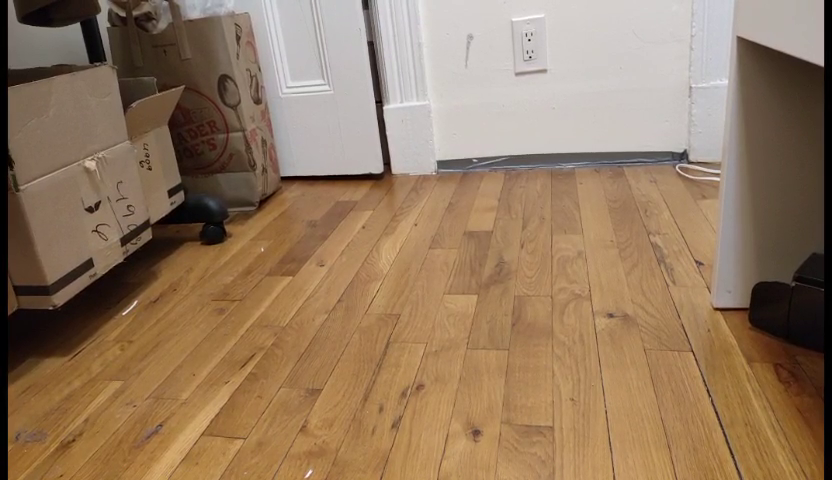
#> input picture frame 23 of backup_camera_simulation/video.mp4, 832 x 480 px
$ python backup_cam_sim.py
#> lines starting #> are read from the running program, lines starting #| are printed output that depends on the picture; after the words box and inside, x2 and y2 are one past the last pixel; in counts of white or black regions, pixels touching at a corner belong together
import matplotlib.pyplot as plt
# import seaborn as sns
import numpy as np
import cv2
import pickle

################################# define params   ##############################

#steering angle from video using compass reading
steering= np.array([331, 331, 331, 331, 331, 331, 331, 331, 331, 331, 331, 331, 331, 331, 331, 331, 331, 332, 332, 332, 332, 332, 332, 332, 332, 332, 333, 333, 333, 333, 333, 333, 334, 334, 334, 334, 335, 335, 335, 335, 336, 336, 336, 337, 337, 338, 338, 338, 339, 339, 339, 340, 340, 341, 341, 341, 342, 342, 343, 343, 343, 344, 344, 344, 345, 345, 346, 346, 346, 347, 347, 348, 348, 348, 349, 349, 350, 350, 351, 351, 351, 352, 352, 353, 353, 354, 354, 355, 355, 355, 356, 356, 357, 357, 357, 358, 358, 359, 359, 359, 360, 360, 361, 361, 361, 362, 362, 362, 362, 363, 363, 363, 363, 364, 364, 364, 364, 365, 365, 365, 365, 365, 365, 365, 365, 364, 364, 364, 364, 363, 363, 362, 362, 361, 361, 361, 360, 359, 359, 358, 358, 357, 357, 356, 356, 355, 355, 354, 354, 353, 353, 352, 351, 351, 350, 349, 349, 348, 347, 347, 346, 345, 345, 344, 343, 343, 342, 342, 341, 340, 340, 339, 338, 338, 337, 336, 336, 335, 335, 334, 333, 333, 332, 332, 331, 330, 330, 329, 328, 328, 327, 326, 326, 325, 324, 324, 323, 323, 322, 321, 321, 320, 320, 319, 319, 318 ,318, 317, 317, 316, 316, 315, 315, 315, 314, 314, 314, 313, 313, 313, 312, 312, 312, 311, 311, 311, 311, 311, 310, 310, 310, 310, 310, 310, 310, 310, 310, 310, 310, 310, 310, 311, 311, 311, 312, 312, 312, 312, 313, 313, 314, 314, 315, 316, 316, 317, 318, 318, 319, 320, 320, 321, 321, 322, 323, 323, 324, 324, 325, 325, 326, 326, 327, 328, 328, 328, 329, 329, 330, 330, 330, 331, 331, 332, 332, 332, 333, 333, 333, 333, 334, 334, 334, 334, 334, 334, 334, 335, 335, 335, 335, 335, 335, 335, 335, 335, 335, 335, 335])
steering_angle_array = steering - 340 #setting 340 as 0 deg

steering_angle_array = [ np.deg2rad(s_angle) for s_angle in steering_angle_array]

dt= 0.1
sim_length= 4 #seconds
time_stamps = np.arange(0, sim_length, dt)
L = 2.69 #m #BMW X1
v = 1.0 #m/s
track_width = 1.58 #m #BMW X1
max_steering_angle = np.deg2rad(35)
min_steering_angle = np.deg2rad(-35)
tire_radius = 0.43/2  #
tire_radius *= 10

theta_y = np.deg2rad(40)
R_along_y = np.array(([np.cos(theta_y), 0, np.sin(theta_y)], [0, 1, 0], [-np.sin(theta_y), 0, np.cos(theta_y)]))

#camera params
with open('calib_result_1.pickle', 'rb') as handle:
#> (reads backup_camera_simulation/calib_result_1.pickle from the repository)
    calib_result=pickle.load(handle)

matrix_0 = calib_result['intr_mat']
distortion_0 = calib_result['dist']

rvec= np.array([0., 0., 0.])
tvec= np.array([3., 1.5, 0.])

############################# functions definition   ###############################

#final equations
def get_rear_wheel_traj(steering_angle):

  delta_xy_dict = {}
  x_traj=[]
  y_traj=[]
  theta_traj=[]
  R_list=[]
  translation_list =[]

  for i in range(len(time_stamps)):

    t = time_stamps[i]
    # steering_angle = steering_angle_array[i]

    if steering_angle != 0:

      theta = (v*t*np.tan(steering_angle))/L
      theta_traj.append(np.rad2deg(theta))

      x = (L * np.sin(theta))/np.tan(steering_angle)
      y = (L * np.cos(theta))/np.tan(steering_angle)

      R= L/np.tan(steering_angle) #radius

    elif steering_angle == 0:

      max_theta = (v*t*np.tan(max_steering_angle))/L
      # min_theta = (v*t*np.tan(min_steering_angle))/L

      # theta_traj.append(np.rad2deg(90))

      x = (L * np.sin(max_theta))/np.tan(max_steering_angle)
      y = (L * np.cos(max_theta))/np.tan(max_steering_angle)

      R= L/np.tan(max_steering_angle) #radius

    x_traj.append(x)
    y_traj.append(y)

    R_list.append(R)

    t_O_to_axle = np.array([0, - R])
    translation_list.append(t_O_to_axle)

  #translating from axle center to rear wheels
  axle_x_traj=[]
  axle_y_traj=[]

  for x_pt,y_pt in zip(x_traj,y_traj):
    xy_pt = np.array([x_pt,y_pt])

    axle_xy_pt = xy_pt + t_O_to_axle

    axle_x_traj.append(axle_xy_pt[0])
    axle_y_traj.append(axle_xy_pt[1])

  if steering_angle == 0:

    left_wheel_x_traj = [ (x_pt) for x_pt in axle_x_traj]
    left_wheel_y_traj = [ -(y_pt + (track_width/2)) for y_pt in axle_y_traj]

  else:
    left_wheel_x_traj =  axle_x_traj
    left_wheel_y_traj = [ y_pt - (track_width/2) for y_pt in axle_y_traj]


  right_wheel_x_traj = [ x_pt for x_pt in axle_x_traj]
  right_wheel_y_traj = [ y_pt + (track_width/2) for y_pt in axle_y_traj]

  delta_xy_dict["axle_x_traj"] = axle_x_traj
  delta_xy_dict["axle_y_traj"] = axle_y_traj
  delta_xy_dict["left_wheel_x_traj"] = left_wheel_x_traj
  delta_xy_dict["left_wheel_y_traj"] = left_wheel_y_traj
  delta_xy_dict["right_wheel_x_traj"] = right_wheel_x_traj
  delta_xy_dict["right_wheel_y_traj"] = right_wheel_y_traj

  return delta_xy_dict

#######################################  main code  ##################################


delta_xy_full_dict={}

for steering_angle in steering_angle_array:

  delta_xy_dict = get_rear_wheel_traj(steering_angle = steering_angle)
  delta_xy_full_dict[steering_angle] = delta_xy_dict

cap = cv2.VideoCapture('video.mp4')

# Check if camera opened successfully
if (cap.isOpened()== False):
  print("Error opening video stream or file")
# [5 lines of commented-out code are left out]

frame_counter=0
while(cap.isOpened()):

    ret, frame = cap.read()
#> frame is the input picture: shape (480, 832, 3); mean B, G, R 96, 121.8, 147.9
    # frame = cv2.resize(frame, (1200,1599), interpolation = cv2.INTER_AREA)

    # print(frame.shape)

    frame = cv2.resize(frame, (1200,1599), interpolation = cv2.INTER_AREA)
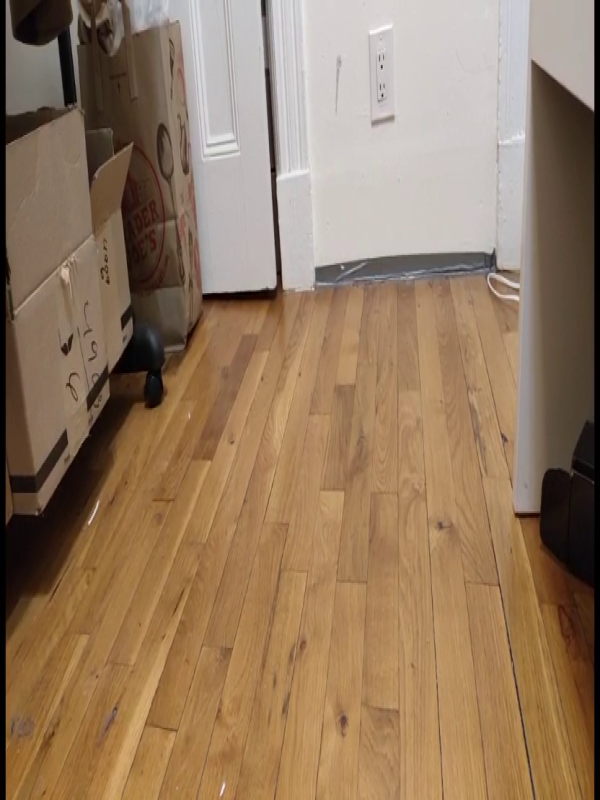
#> frame: shape (1599, 1200, 3) (shown at 1/2 size); mean B, G, R 96, 121.8, 147.9
    # frame = cv2.cvtColor(frame, cv2.COLOR_BGR2RGB)

    plot_rear_wheel_dict = delta_xy_full_dict[steering_angle_array[frame_counter]]

    left_xy_wrt_axle = [ [x,y] for [x,y] in zip(plot_rear_wheel_dict["left_wheel_x_traj"],plot_rear_wheel_dict["left_wheel_y_traj"])]
    right_xy_wrt_axle = [ [x,y] for [x,y] in zip(plot_rear_wheel_dict["right_wheel_x_traj"],plot_rear_wheel_dict["right_wheel_y_traj"])]

    left_xyz_wrt_axle = np.array([xy + [-tire_radius] for xy in left_xy_wrt_axle])
    right_xyz_wrt_axle = np.array([xy + [-tire_radius] for xy in right_xy_wrt_axle])

    left_xyz_wrt_cam = np.array([ xyz.reshape((3,1)) for xyz in left_xyz_wrt_axle])
    right_xyz_wrt_cam = np.array([ xyz.reshape((3,1)) for xyz in right_xyz_wrt_axle])

    #unit conversion
    left_xyz_wrt_cam = left_xyz_wrt_cam * 10
    right_xyz_wrt_cam = right_xyz_wrt_cam * 10

    # #translate along z axis
    left_xyz_wrt_cam = left_xyz_wrt_cam.reshape((40,3))
    left_xyz_wrt_cam[:,2] =  left_xyz_wrt_cam[:,2]*0 + 20  ### setting a constant z

    right_xyz_wrt_cam = right_xyz_wrt_cam.reshape((40,3))
    right_xyz_wrt_cam[:,2] = right_xyz_wrt_cam[:,2]*0 + 20

    ## change the sign of x
    left_xyz_wrt_cam[:,0] =  left_xyz_wrt_cam[:,0]*-1
    right_xyz_wrt_cam[:,0] =  right_xyz_wrt_cam[:,0]*-1

    left_xyz_wrt_cam = np.array([ np.matmul(R_along_y,xyz) for xyz in left_xyz_wrt_cam])
    right_xyz_wrt_cam = np.array([ np.matmul(R_along_y,xyz) for xyz in right_xyz_wrt_cam])

    left_imagePoints,_ = cv2.projectPoints(left_xyz_wrt_cam, rvec, tvec, matrix_0, distortion_0)
    left_imagePoints = np.array(left_imagePoints).reshape((len(left_imagePoints),2))

    right_imagePoints,_ = cv2.projectPoints(right_xyz_wrt_cam, rvec, tvec, matrix_0, distortion_0)
    right_imagePoints = np.array(right_imagePoints).reshape((len(right_imagePoints),2))

    ##### draw points on the image
    for i in range(1, len(left_imagePoints)):
      l_x = int(left_imagePoints[i, 0])
      l_y = int(left_imagePoints[i, 1])

      r_x = int(right_imagePoints[i, 0])
      r_y = int(right_imagePoints[i, 1])

      cv2.circle(frame, (l_y,l_x), radius=5, color=(0, 0, 255), thickness=-1)
      cv2.circle(frame, (r_y, r_x), radius=5, color=(0, 255, 0), thickness=-1)
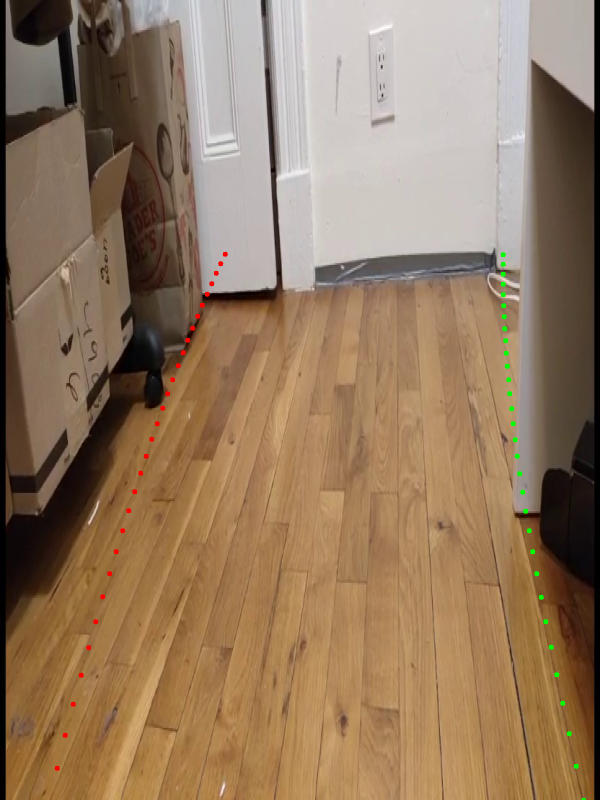
#> frame: shape (1599, 1200, 3) (shown at 1/2 size); 0.25% of pixels changed, all inside (x1, y1, x2, y2) = (109, 503, 1172, 1599)


    frame_counter+=1


    # plt.close()
    frame = cv2.resize(frame, (700,500), interpolation = cv2.INTER_AREA)
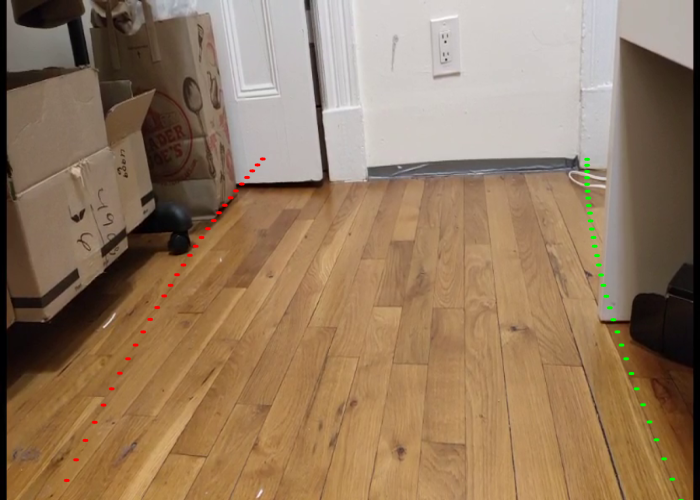
#> frame: shape (500, 700, 3); mean B, G, R 95.8, 121.9, 147.8
    # out.write(frame)
    cv2.imshow("frame", frame)

    if cv2.waitKey(1) == ord('q'):
#> (key q is pressed here)
      break

# print(frame_counter)
cap.release()
# out.release()
cv2.destroyAllWindows()
